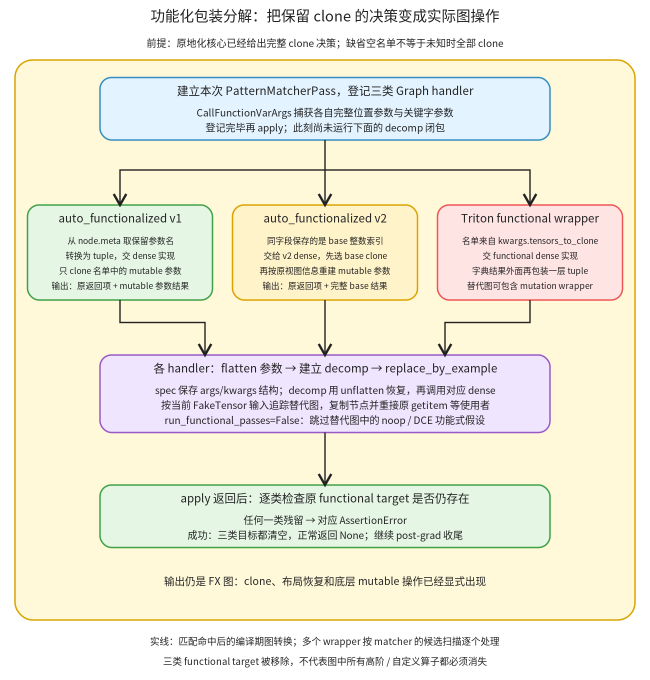
#> input picture torch/compile/inductor/assets/functional-wrappers.png, 1300 x 1360 px (shown at 1/2 size)
$ python functional_wrapper_flow.py
#> lines starting #> are read from the running program, lines starting #| are printed output that depends on the picture
"""功能化包装：名单来源、flatten/unflatten 与必须清空的出口。"""
from pathlib import Path
from html import escape
import cairosvg
from PIL import Image,ImageOps
P=Path(__file__).resolve().parent;H=1360
a=[f'<svg xmlns="http://www.w3.org/2000/svg" width="1300" height="{H}" viewBox="0 0 1300 {H}"><defs><marker id="arr" markerWidth="9" markerHeight="9" refX="7" refY="4" orient="auto"><path d="M0 0 L7 4 L0 8" fill="none" stroke="#222" stroke-width="1.5"/></marker></defs><rect width="1300" height="{H}" fill="white"/><g font-family="Noto Sans CJK SC,sans-serif" fill="#222">']
def t(x,y,s,z=20):a.append(f'<text x="{x}" y="{y}" text-anchor="middle" font-size="{z}">{escape(s)}</text>')
def b(x,y,w,h,title,lines,fill,stroke,z=20):
 a.append(f'<rect x="{x}" y="{y}" width="{w}" height="{h}" rx="23" fill="{fill}" stroke="{stroke}" stroke-width="3"/>');t(x+w/2,y+35,title,23)
 for j,s in enumerate(lines):t(x+w/2,y+78+j*30,s,z)
def e(d,dash=False):a.append(f'<path d="{d}" fill="none" stroke="#222" stroke-width="2.8" marker-end="url(#arr)"'+(' stroke-dasharray="8 6"' if dash else '')+'/>')
t(650,43,'功能化包装分解：把保留 clone 的决策变成实际图操作',29)
t(650,94,'前提：原地化核心已经给出完整 clone 决策；缺省空名单不等于未知时全部 clone',20)
a.append('<rect x="30" y="120" width="1240" height="1120" rx="35" fill="#fff9d9" stroke="#d9a300" stroke-width="3"/>')
b(200,155,900,125,'建立本次 PatternMatcherPass，登记三类 Graph handler',['CallFunctionVarArgs 捕获各自完整位置参数与关键字参数','登记完毕再 apply；此刻尚未运行下面的 decomp 闭包'],'#e3f3ff','#368dc0')
b(55,410,370,190,'auto_functionalized v1',['从 node.meta 取保留参数名','转换为 tuple，交 dense 实现','只 clone 名单中的 mutable 参数','输出：原返回项 + mutable 参数结果'],'#e5f6e5','#40a147',17)
b(465,410,370,190,'auto_functionalized v2',['同字段保存的是 base 整数索引','交给 v2 dense，先选 base clone','再按原视图信息重建 mutable 参数','输出：原返回项 + 完整 base 结果'],'#fff3c9','#dca300',17)
b(875,410,370,190,'Triton functional wrapper',['名单来自 kwargs.tensors_to_clone','交 functional dense 实现','字典结果外面再包装一层 tuple','替代图可包含 mutation wrapper'],'#ffe4e4','#ef5555',17)
b(200,710,900,155,'各 handler：flatten 参数 → 建立 decomp → replace_by_example',['spec 保存 args/kwargs 结构；decomp 用 unflatten 恢复，再调用对应 dense','按当前 FakeTensor 输入追踪替代图，复制节点并重接原 getitem 等使用者','run_functional_passes=False：跳过替代图中的 noop / DCE 功能式假设'],'#f0e5ff','#9959c6')
b(200,970,900,125,'apply 返回后：逐类检查原 functional target 是否仍存在',['任何一类残留 → 对应 AssertionError','成功：三类目标都清空，正常返回 None；继续 post-grad 收尾'],'#e5f6e5','#40a147')
e('M650 280 V340 H240 V410');e('M650 340 V410');e('M650 340 H1060 V410')
e('M240 600 V645 H410 V710');e('M650 600 V710');e('M1060 600 V645 H890 V710');e('M650 865 V970')
t(650,1170,'输出仍是 FX 图：clone、布局恢复和底层 mutable 操作已经显式出现',21)
t(650,1290,'实线：匹配命中后的编译期图转换；多个 wrapper 按 matcher 的候选扫描逐个处理',19)
t(650,1330,'三类 functional target 被移除，不代表图中所有高阶 / 自定义算子都必须消失',19)
a.append('</g></svg>');svg=''.join(a);(P/'functional-wrappers.svg').write_text(svg);cairosvg.svg2png(bytestring=svg.encode(),write_to=str(P/'functional-wrappers.png'))
#> (this line was passed over: cairosvg is not available in this run)
im=Image.open(P/'functional-wrappers.png').convert('RGB');im.thumbnail((850,1000));gray=ImageOps.grayscale(im).convert('RGB');canvas=Image.new('RGB',(im.width*2,im.height),'white');canvas.paste(im,(0,0));canvas.paste(gray,(im.width,0));canvas.save(P/'functional-wrappers-review.png')
#> further down, im is the input picture: PIL image 1300x1360 RGB; mean R, G, B 238.8, 236.2, 219.9
#> after `im.thumbnail((850, 1000))`:
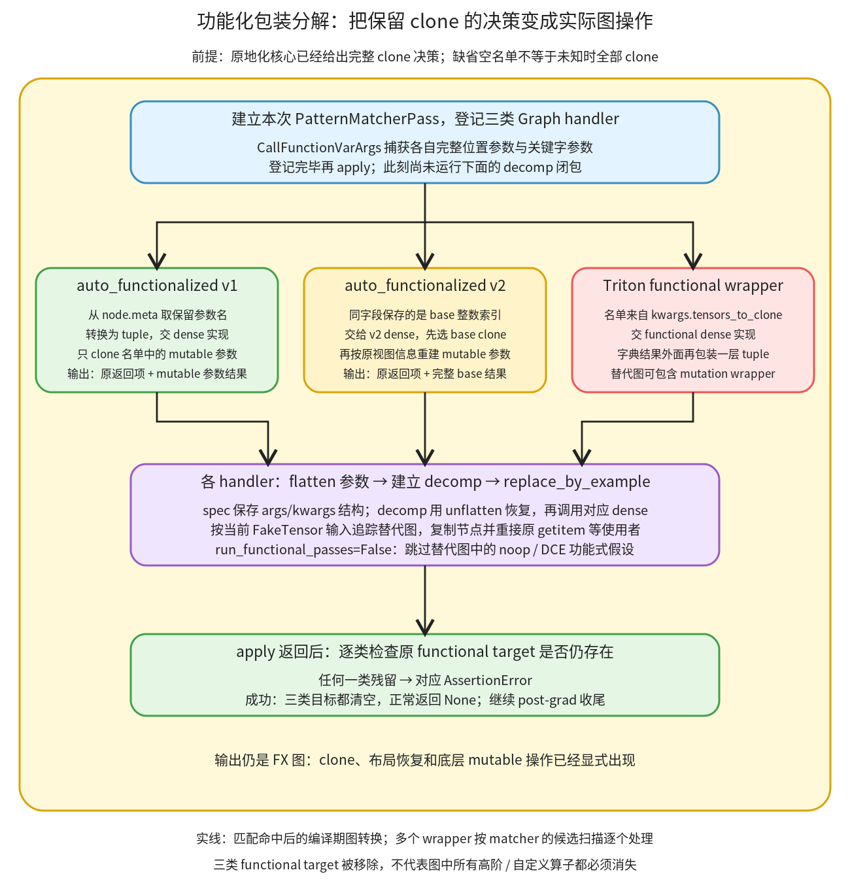
#> im: PIL image 850x889 RGB; mean R, G, B 238.6, 236.1, 219.8
#> after `gray = ImageOps.grayscale(im).convert('RGB')`:
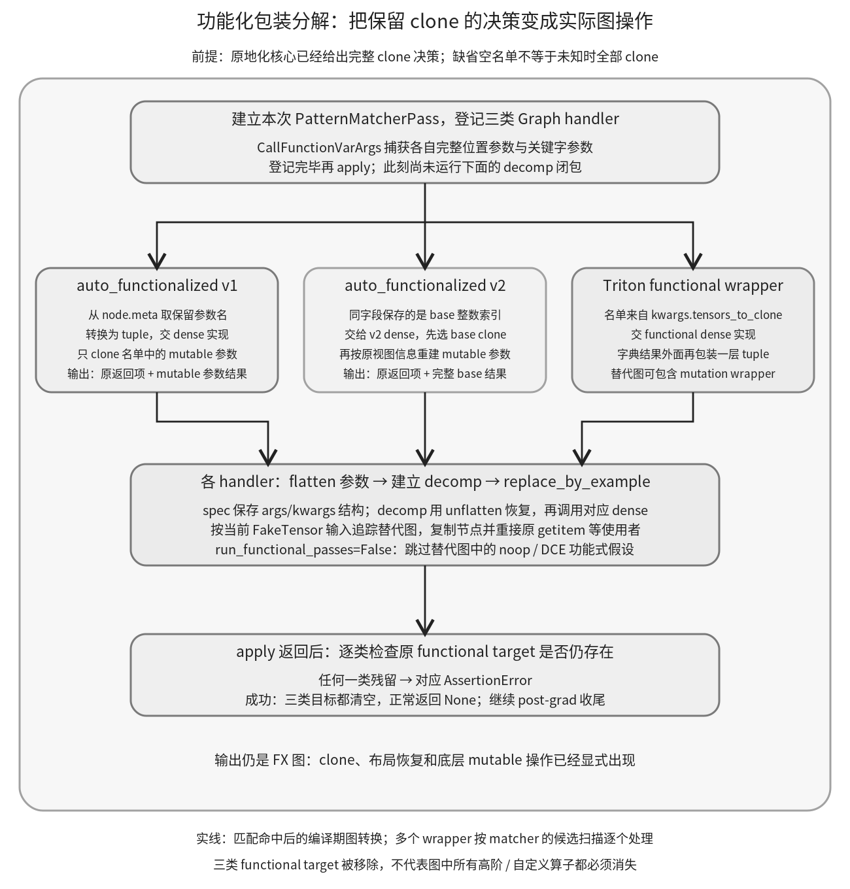
#> gray: PIL image 850x889 RGB; min 9, max 255, mean 235
#> after `canvas = Image.new('RGB', (im.width * 2, im.height), 'white')`: canvas: PIL image 1700x889 RGB; every value is 255
#> after `canvas.paste(im, (0, 0))`:
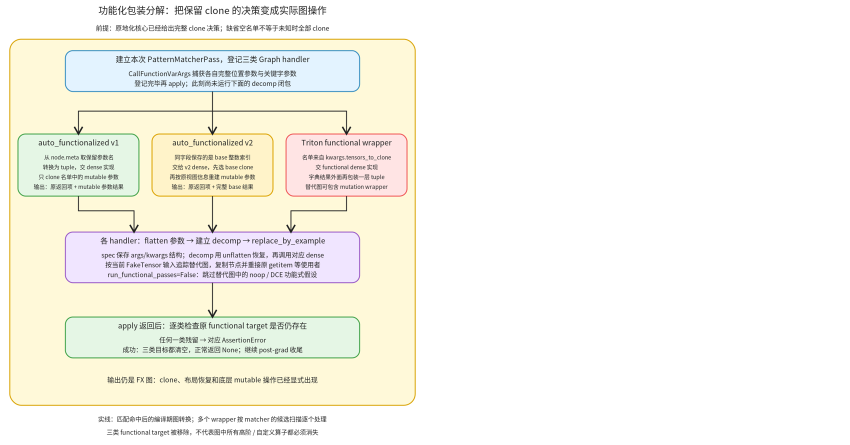
#> canvas: PIL image 1700x889 RGB (shown at 1/2 size); mean R, G, B 246.8, 245.6, 237.4
#> after `canvas.paste(gray, (im.width, 0))`:
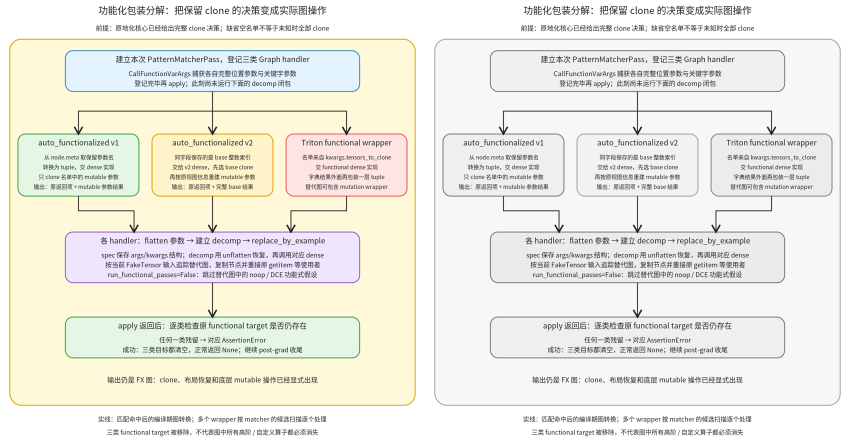
#> canvas: PIL image 1700x889 RGB (shown at 1/2 size); mean R, G, B 236.8, 235.6, 227.4

$ run again, with torch/compile/inductor/assets/algorithm-selection-review.png copied over torch/compile/inductor/assets/functional-wrappers.png
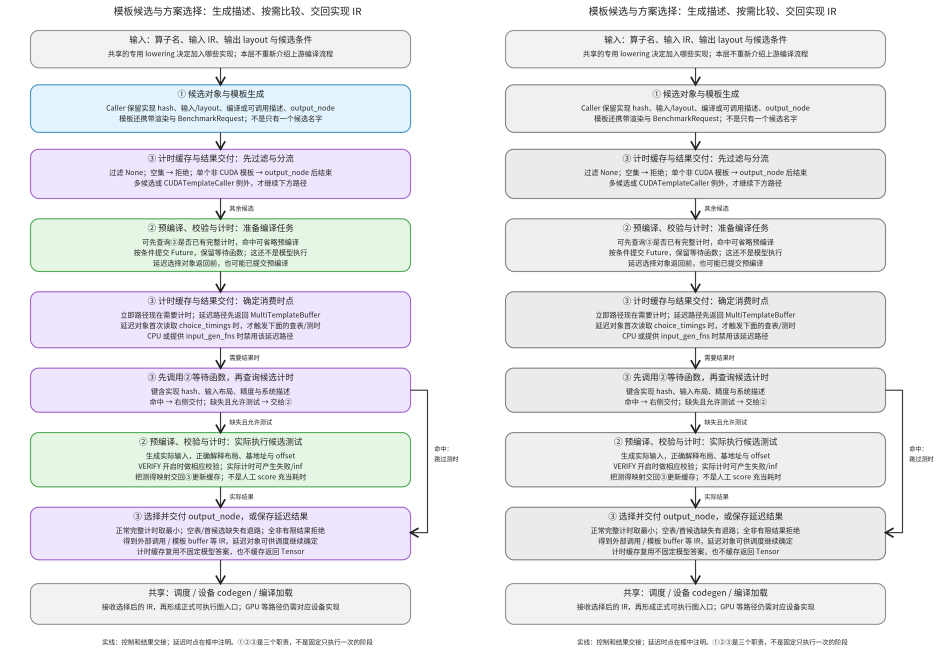
#> input picture torch/compile/inductor/assets/algorithm-selection-review.png, 1900 x 1330 px (shown at 1/2 size)
#> im is the input picture: PIL image 1900x1330 RGB; mean R, G, B 235, 235.3, 237.8
#> im: PIL image 850x595 RGB
#> `gray = ImageOps.grayscale(im).convert('RGB')`:
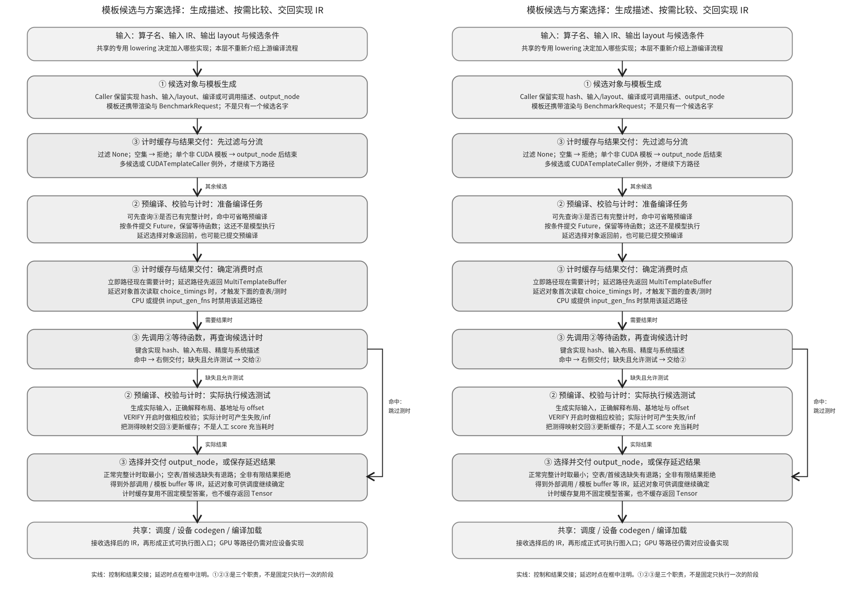
#> gray: PIL image 850x595 RGB; min 22, max 255, mean 235.4
#> canvas: PIL image 1700x595 RGB; every value is 255
#> `canvas.paste(gray, (im.width, 0))`:
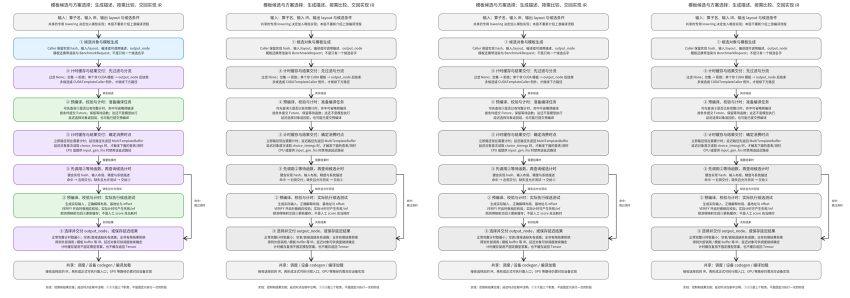
#> canvas: PIL image 1700x595 RGB (shown at 1/2 size); mean R, G, B 235.1, 235.3, 236.5

$ run again, with torch/compile/inductor/assets/algorithm-selection.png copied over torch/compile/inductor/assets/functional-wrappers.png
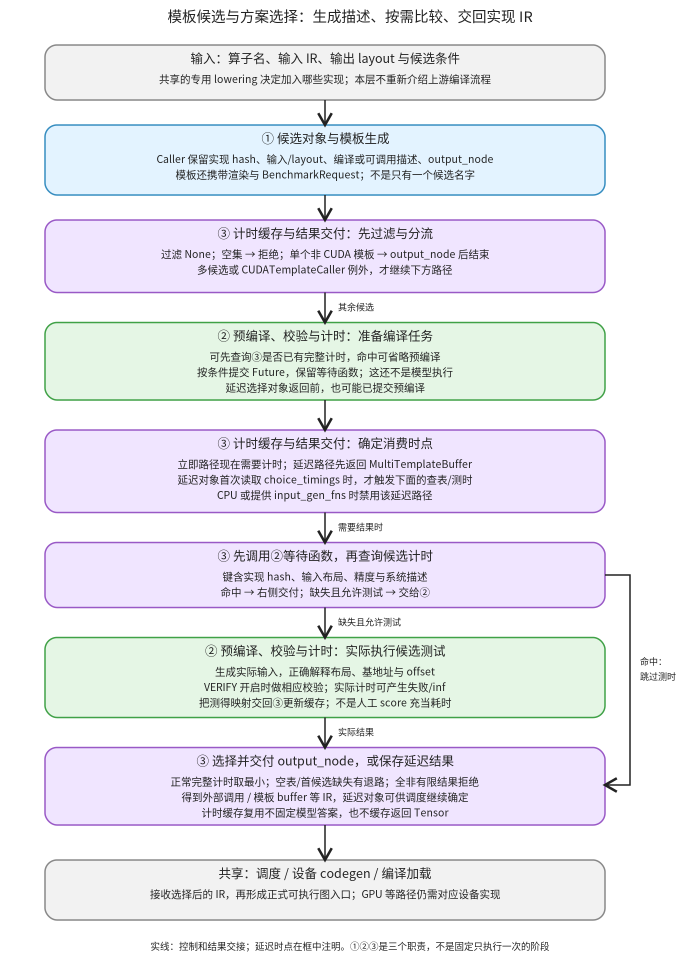
#> input picture torch/compile/inductor/assets/algorithm-selection.png, 1400 x 1960 px (shown at 1/2 size)
#> im is the input picture: PIL image 1400x1960 RGB; mean R, G, B 234.7, 235.1, 240.4
#> im: PIL image 714x1000 RGB
#> `gray = ImageOps.grayscale(im).convert('RGB')`:
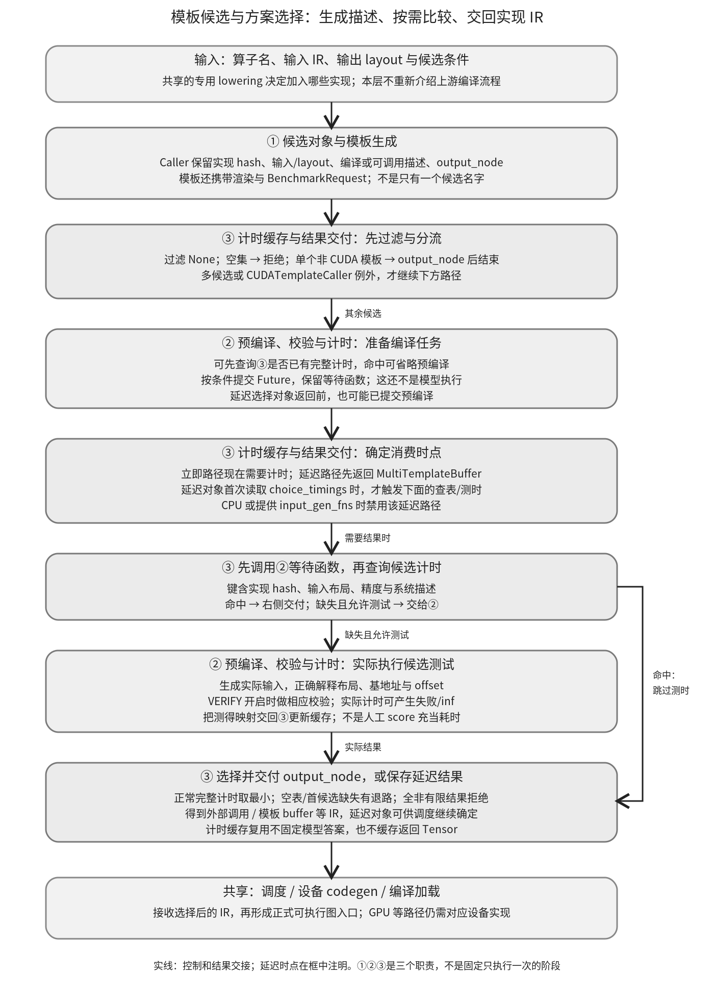
#> gray: PIL image 714x1000 RGB; min 9, max 255, mean 235.5
#> canvas: PIL image 1428x1000 RGB; every value is 255
#> `canvas.paste(gray, (im.width, 0))`:
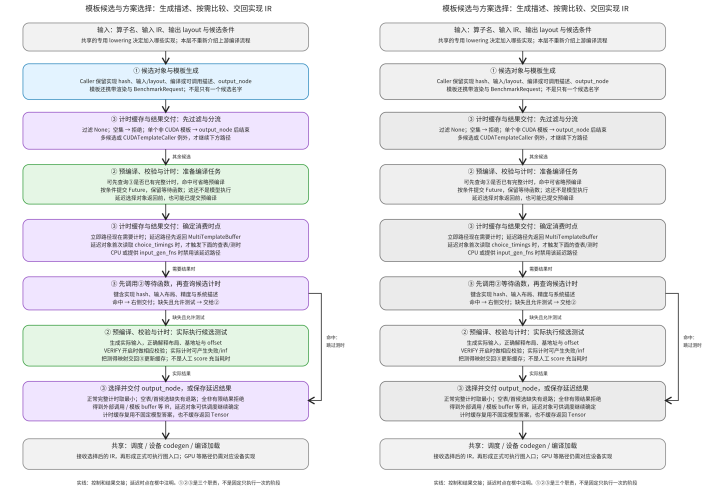
#> canvas: PIL image 1428x1000 RGB (shown at 1/2 size); mean R, G, B 235, 235.3, 237.8

$ run again, with torch/compile/inductor/assets/backend-dispatch-review.png copied over torch/compile/inductor/assets/functional-wrappers.png
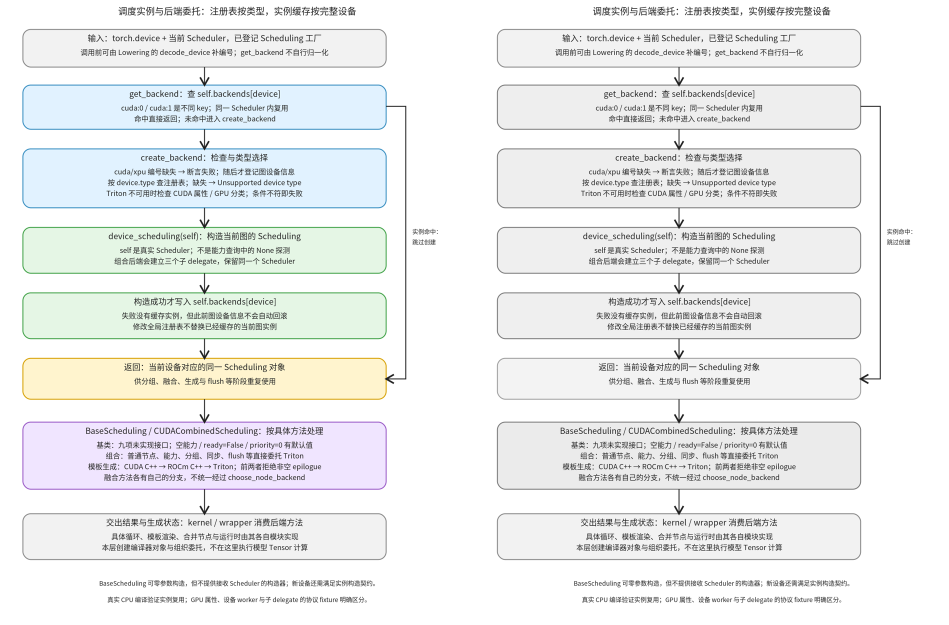
#> input picture torch/compile/inductor/assets/backend-dispatch-review.png, 1898 x 1250 px (shown at 1/2 size)
#> im is the input picture: PIL image 1898x1250 RGB; mean R, G, B 236.6, 238.1, 237.9
#> im: PIL image 850x560 RGB
#> `gray = ImageOps.grayscale(im).convert('RGB')`:
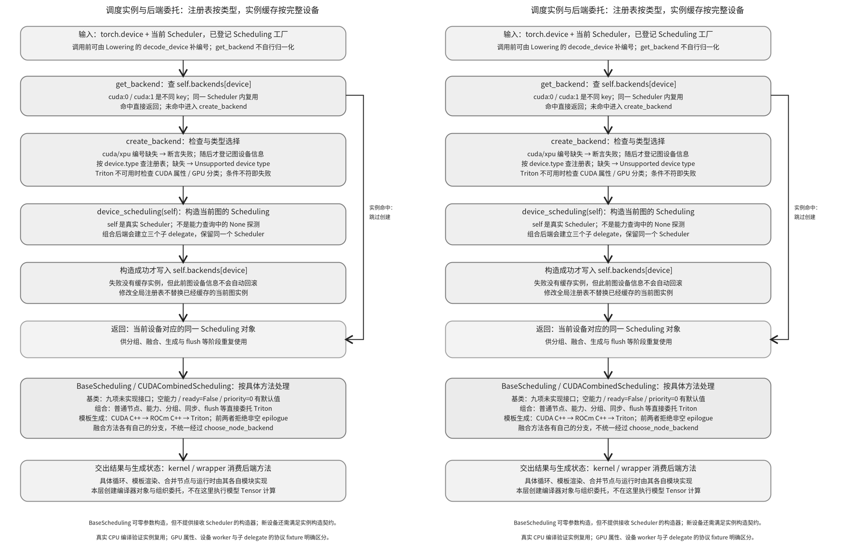
#> gray: PIL image 850x560 RGB; min 20, max 255, mean 237.5
#> canvas: PIL image 1700x560 RGB; every value is 255
#> `canvas.paste(gray, (im.width, 0))`:
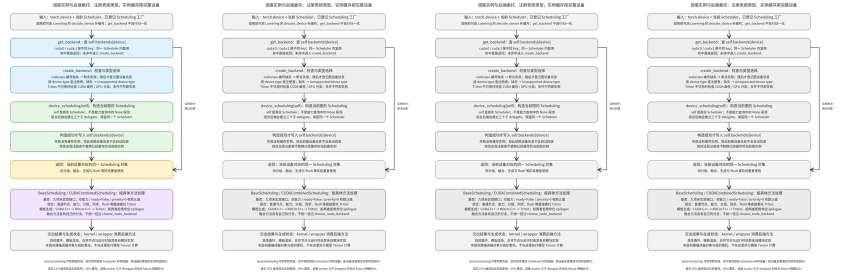
#> canvas: PIL image 1700x560 RGB (shown at 1/2 size); mean R, G, B 237, 237.8, 237.6
